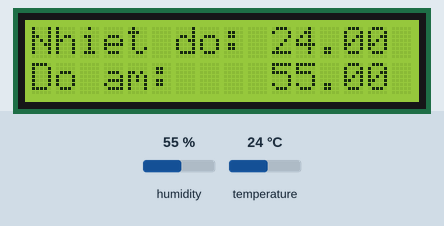
Simulated run of this sketch. Board: Arduino Uno, built with avr-gcc and run on an emulated ATmega328P. Parts: 16×2 character LCD. Inputs (shaded band) come from the test bench; at power-on: humidity 55 %, temperature 24 °C.

Above: at 1.2 s.
1.3 s: humidity set to 22 %
At 2.5 s:
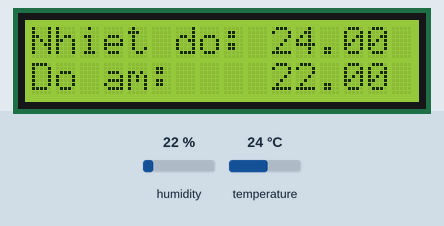
4.1 s: temperature set to 12 °C
At 4.6 s:
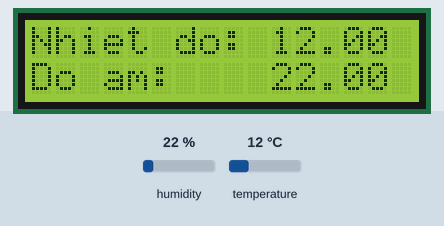
6.9 s: humidity set to 40 %
At 8.8 s:
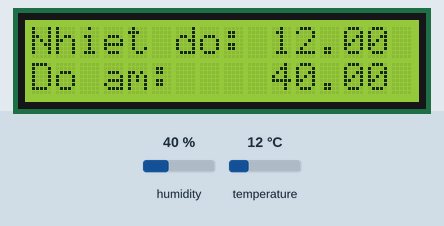
9.9 s: temperature set to 19 °C
At 10.9 s:
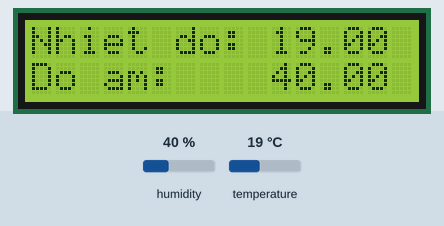
Timing chart, 0 to 12.9 s (numbered marks = the images above; inputs shaded):
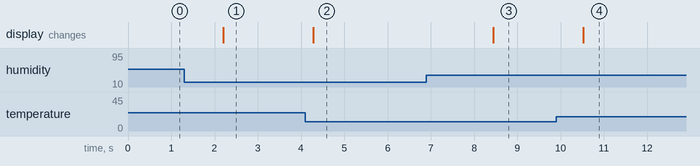

The sketch:

HDT.ino
```cpp
#include <LiquidCrystal_I2C.h>
#include "DHT.h"
#include <Wire.h>

LiquidCrystal_I2C lcd(0x27,16,2);

const int DHTPIN = 14;
const int DHTTYPE = DHT11;

DHT dht(DHTPIN, DHTTYPE);

void setup() {
  Serial.begin(9600);
  dht.begin(9600);
  lcd.begin();
  lcd.backlight();
  lcd.clear();
}

void loop() {
  float h = dht.readHumidity();
  float t = dht.readTemperature();
  lcd.setCursor(0, 0);
  lcd.print("Nhiet do: ");
  lcd.setCursor(10, 0);
  lcd.print(t);
  lcd.setCursor(0, 1);
  lcd.print("Do am: ");
  lcd.setCursor(10, 1);
  lcd.print(h);
  delay(1000);
}
```

Measured:
- after the input at 1.3 s, the display: changes after 0.90 s (image 1)
- after the input at 4.1 s, the display: changes after 0.18 s (image 2)
- after the input at 6.9 s, the display: changes after 1.5 s (image 3)
- after the input at 9.9 s, the display: changes after 0.63 s (image 4)
